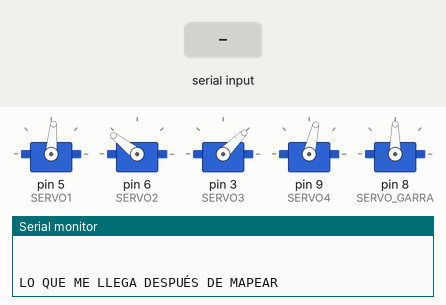
Recording of a sketch running on a simulated Arduino Uno, built with avr-gcc and run on an emulated ATmega328P. Parts: 5 × servo, the last lines printed to the serial monitor. The inputs (shaded band) are chosen by the test bench.

Above: at 2.4 s.
2.5 s: "90,45\n" received over the second serial link
At 4.2 s:
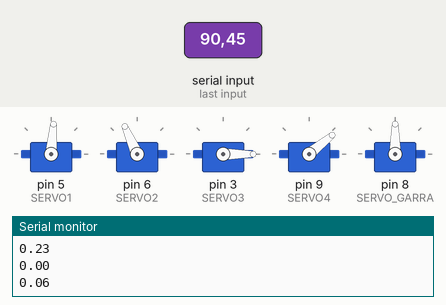
5.0 s: "200\n" received over the second serial link
At 6.4 s:
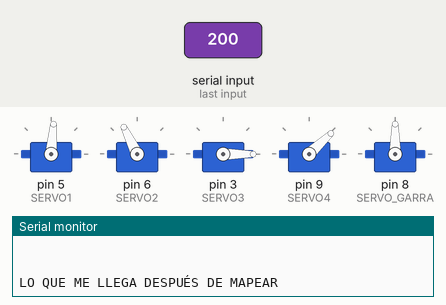
7.5 s: "30,150\n" received over the second serial link
At 9.9 s:
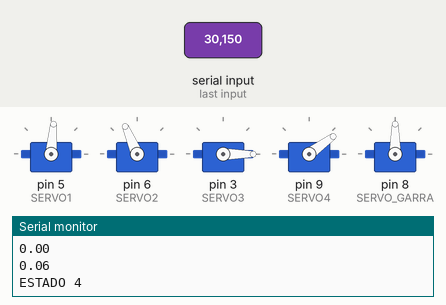
Timing chart, 0 to 11.4 s (numbered marks = the images above; inputs shaded):
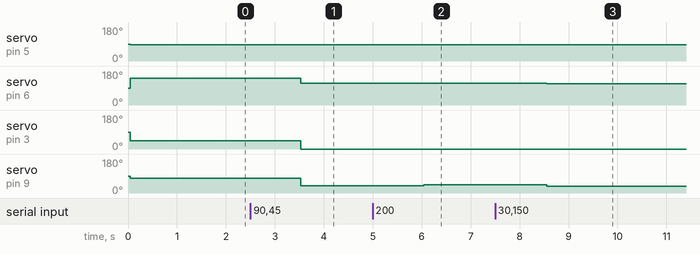

The sketch:

DEFINITIVA_CON_BT_MAL.ino
```cpp
#include <Servo.h> //Librería para controlar los servos
#include <SoftwareSerial.h> //Hay que añadirla a la carpeta correspondiente
SoftwareSerial BT(10,11);

//Defines para cambiar los pines de los servos facilmente
#define SERVO1 5
#define SERVO2 6
#define SERVO3 3
#define SERVO4 9
#define SERVO_GARRA 8

//Defines de los puertos del puerto serie
//Hay que comprobar si estan al reves

// Definición de las barras de nuestro manipulador
#define L0 0.11
#define L1 0
#define L2 0.105
#define L3 0.133
#define L4 0.043


#define OFFSET1 85
#define OFFSET2 165
#define OFFSET3 110
#define OFFSET4 120

#define pi PI
#define GARRA 0.1
#define t_grado 10  //Tiempo que tarda un servo en moverse un grado (ms)

//Declaramos los servos
Servo servo1;
Servo servo2;
Servo servo3;
Servo servo4;
Servo servo_garra;

//Vectores de posiciones
String pos[10]={"1040.0","0","0.11"};
float POS_ant[10];
float POS[10]={0.34,0,0.06};
//float POS[10] = {0.38099999, 0, 0.11}; //POSICIÓN ROBOT RECTO
float q[10];

//Bandera para comunicacion con BT
bool flag = true;

bool inicio=true;

//Estado de la FSM del main
int estado = 0;
  //int w=0, j=0;

//Para calcular el tiempo de movimiento
float q_ant[10];


void mueve_robot(float q[])
{
  int i, j, l; //Contador para el bucle
  float q_max = 0.; //Maximo angulo girado para llegar al punto
  unsigned int tiempo;  //Tiempo estimado en el que se alcanza el punto
  //Restringimos y mapeamos
   //Serial.println("GRADOS A CADA SERVO DESPUÉS DE RESTRINGIR");
  for (i = 0; i < 4; i++)
  {
    q[i] = constrain(q[i], 0, 180);
    q_max = max(abs(q[i] - q_ant[i]), q_max); //Se coge el angulo maximo que se va a girar para ese punto

  }
  //Serial.println("-------------------------------------------------------");

  for (j = 0; j < 4; j++)
  {
    q_ant[j] = q[j]; //Guardamos el valor anterior para calcular el angulo recorrido
    //q[i] = map(q[i], 0, 180, 0, 255);
    //Serial.println(q[j]);
  }
  tiempo = q_max * t_grado * 1.1;
  Serial.println(" ");
  Serial.println(" ");
  Serial.println(" ");
  Serial.println(" ");
  Serial.println(" ");
  Serial.println(" ");
  Serial.println(" ");
  Serial.println(" ");

  //Movemos los servo
  servo1.write(q[0]);
  servo2.write(q[1]);
  servo3.write(q[2]);
  servo4.write(q[3]);

  delay(tiempo);
}

void convierte_grados(float q[])  //Funcion que transforma las variables articulares de radianes a grados, y ademas añade el offset
{
  int i;
  int offset[] = {OFFSET1, OFFSET2, OFFSET3, OFFSET4};
  for (i = 0; i < 4; i++)
  {
    q[i] = (q[i] * 180.0) / pi;
    if(i==1 || i==3)                      //El servo aumenta en la otra dirección
      q[i] = -q[i]+offset[i];
    else
      q[i] += offset[i];
  }
  /*Serial.println("GRADOS ARTICULACIONES");
  for (int i = 0; i < 4; i++)
      {
        Serial.println(q[i]);
      }*/
}

void MCI (float POS[])  // Función que emula el modelo cinemático inverso del manipulador
{
  float modu, u[2], auxx, auxy, x, x1, y, y1, z, d, r, alpha, beta, gamma, q1, q2, q3, q4, q5; // Definición de las variables necesarias
  x1 = POS[0]; y1 = POS[1]; z = POS[2] - L0;          // Archivo el vector de inicio en las variables correspondientes

  modu = fabs(sqrt(pow(x1, 2) + pow(y1, 2)));
  u[0] = x1 / modu; u[1] = y1 / modu;
  auxx = (modu - GARRA - L4) * u[0];
  auxy = (modu - GARRA - L4) * u[1];
  u[0] = auxx; u[1] = auxy;
  x = u[0]; y = u[1]; // Nos situamos en la conexión de la garra con el brazo

  r = sqrt(pow(x, 2) + pow(y, 2));                     // Cálculo  de la distancia reflejada en el plano XY
  d = sqrt(pow(r, 2) + pow(z, 2));            // Cálculo la distancia en línea recta desde la base hasta el extremo del posicionador

  alpha = atan(z / fabs(r));     // Ángulo auxiliar alpha
  beta =  atan(sqrt(1 - pow((pow(d, 2) + pow(L2, 2) - pow(L3, 2)) / (2 * d * L2) , 2)) / ((pow(d, 2) + pow(L2, 2) - pow(L3, 2)) / (2 * d * L2 )));
  //gamma = atan(sqrt(1 - pow((pow(L3, 2) + pow(L2, 2) - pow(d, 2 )) / (2 * L2 * L3), 2)) / ((pow(L3, 2) + pow(L2, 2) - pow(d, 2 )) / (2 * L2 * L3)));
  gamma = acos((pow(L3,2)+pow(L2,2)-pow(d,2))/(2*L2*L3));
  q2 = alpha + beta;                  // Articulación 2
  q3 = gamma-pi;                         // Articulación 3
  q1 = atan(y / x); // Articulación 1, que depende de las anteriores
  q4 = -q2 - q3; // Articulación 4 que controla la rotación respecto al eje perpendicular a la garra en la sujeción (mantenemos en horizontal)
  q[0] = q1; q[1] = q2; q[2] = q3; q[3] = q4;    // Exportamos las articulaciones en un vector q[], declarado globalmente
  convierte_grados(q);

}

void recibe_BT()  //Hay que convertir de string a int
{
  int a;
  BT.begin(9600);
  BT.write("T");
  delay(20);
  if(BT.available()){
    for(a=0;a<2;a++){
      pos[a]=BT.readStringUntil('\n');

      }
    BT.end();
  }

  Serial.println("LO QUE ME LLEGA DESPUÉS DE MAPEAR");
  for (a = 0; a < 2; a++){ //Pasamos el string a int
        POS[a] = pos[a].toFloat();
   }
   POS[0]=map(POS[0],30,1050,2240,3400)/10000.0;
   Serial.println(POS[0]);
   POS[1]=map(POS[1],-710,710,-1485,1485)/10000.0;
   Serial.println(POS[1]);
   Serial.println(POS[2]);
 // Serial.println(pos[2]);
}

void abre_garra()
{
  int valor = 60;
  //valor = map(valor, 0, 180, 0, 255);
  servo_garra.write(valor);
}

void cierra_garra()
{
  int valor = 140;
  //valor = map(valor, 0, 180, 0, 255);
  servo_garra.write(valor);
}

/*SoftwareSerial BT(rx, tx);
void envia_BT(bool flag) {
  if (flag)
    BT.println("T");
  else
    BT.println("F");
  delay(10);  //Hay que comprobar si es suficiente
}*/


void setup() {
  // put your setup code here, to run once:
  servo1.attach(SERVO1);
  servo2.attach(SERVO2);
  servo3.attach(SERVO3);
  servo4.attach(SERVO4);
  servo_garra.attach(SERVO_GARRA);
  Serial.begin(9600);
  BT.begin(9600);


  //BT.begin(9600);
}
void loop() {


   /*float x,y;


    cierra_garra();
   for (x=0.34;x>0.254;x-=0.001)
   {
      for (y=0.1185; y > -0.1285; y-=0.001)
      {
          POS[0] = x;
          POS[1] = y;
          POS[2] = 0.1;
          MCI(POS);
          mueve_robot(q);
      }
   }


   MCI(POS);
   mueve_robot(q);*/


switch(estado)
  {
  case 0: //Recibimos los datos desde la app
    recibe_BT();
    flag=false;
    estado++;
    break;
  case 1: //Cinematica inversa del brazo
    Serial.println("ESTADO 4");
    MCI(POS);
    estado++;
    break;
  case 2: //Transformamos las coordenadas cartesianas en movimiento para las articulaciones
    mueve_robot(q);
    flag=true;
    estado=0;
    break;
  }
}
```

Measured:
- after the input at 2.5 s, servo on pin 6 (SERVO2): 142° → 114° after 1.0 s; servo on pin 3 (SERVO3): 45° → 0° after 1.0 s; servo on pin 9 (SERVO4): 77° → 39° after 1.0 s
- after the input at 5.0 s, servo on pin 6 (SERVO2): 114° → 116° after 1.0 s; servo on pin 9 (SERVO4): 39° → 43° after 1.0 s
- after the input at 7.5 s, servo on pin 6 (SERVO2): 116° → 113° after 1.1 s; servo on pin 9 (SERVO4): 43° → 36° after 1.1 s
